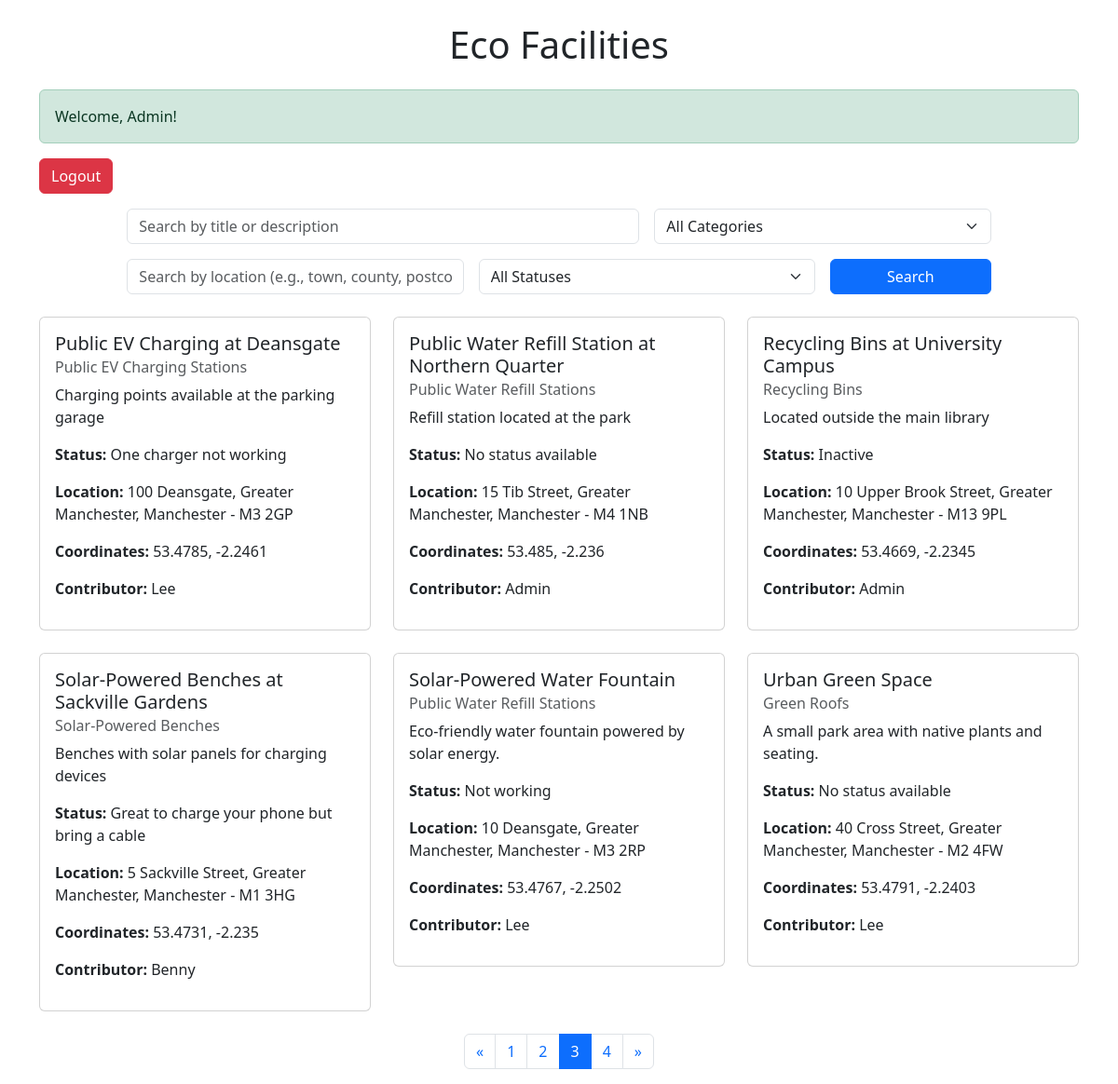
The app's page /?view=browse&page=3 (signed in) with its own data.
### tables this page shows
CREATE TABLE "ecoFacilityStatus"
(
	id INTEGER not null
		primary key autoincrement
		unique,
	facilityId INTEGER not null
		constraint ecoFacilityStatus_ecoFacilities_id_fk
			references ecoFacilities,
	statusComment VARCHAR(100) not null
);

CREATE TABLE ecoFacilities (
                               id INTEGER PRIMARY KEY AUTOINCREMENT NOT NULL UNIQUE,
                               title VARCHAR(50) NOT NULL,
                               category INTEGER,
                               description VARCHAR(150) NOT NULL,
                               houseNumber VARCHAR(50),
                               streetName VARCHAR(50),
                               county VARCHAR(50),
                               town VARCHAR(50),
                               postcode VARCHAR(7) NOT NULL,
                               lng FLOAT NOT NULL,
                               lat FLOAT NOT NULL,
                               contributor INTEGER,
                               FOREIGN KEY (category) REFERENCES ecoCategories(id),
                               FOREIGN KEY (contributor) REFERENCES ecoUser(id)
);

CREATE TABLE "ecoCategories"
(
	id INTEGER not null
		primary key
		unique,
	name VARCHAR(50) not null
		unique
);

### controllers/FacilityController.php (called while the page is built, shortened)
<?php
class FacilityController {
    private $facilityModel;
    public function __construct($facilityModel) {
        $this->facilityModel = $facilityModel;
    }
    public function browseFacilities($search = '', $category = null, $location = null, $status = null) {
        return $this->facilityModel->searchFacilities($search, $category, $location, $status);
    }
    public function getPaginatedFacilities($page, $limit, $search = '', $category = null, $location = null, $status = null) {
        $offset = ($page - 1) * $limit;
        return $this->facilityModel->getPaginatedFacilities($offset, $limit, $search, $category, $location, $status);
    }
    public function getTotalFacilities($search = '', $category = null) {
        return $this->facilityModel->getTotalFacilities($search, $category);
    }
}
?>

### models/Facility.php (called while the page is built, shortened)
<?php
class Facility {
    private $pdo;
    public function __construct($pdo) {
        $this->pdo = $pdo;
    }
    public function searchFacilities($search = '', $category = null, $location = null, $status = null) {
        $query = "
        SELECT ecoFacilities.*,
               ecoCategories.name AS category_name,
               ecoUser.username AS contributor_name,
               (SELECT statusComment
                FROM ecoFacilityStatus
                WHERE facilityId = ecoFacilities.id
                ORDER BY ROWID DESC LIMIT 1) AS statusComment
        FROM ecoFacilities
        LEFT JOIN ecoCategories ON ecoFacilities.category = ecoCategories.id
        LEFT JOIN ecoUser ON ecoFacilities.contributor = ecoUser.id
        WHERE (ecoFacilities.title LIKE :search OR ecoFacilities.description LIKE :search)
    ";
        $query .= " ORDER BY ecoFacilities.title ASC";
        $stmt = $this->pdo->prepare($query);
        $params = [
            ':search' => '%' . $search . '%',
        ];
        $stmt->execute($params);
        return $stmt->fetchAll(PDO::FETCH_ASSOC);
    }
    public function getPaginatedFacilities($offset, $limit, $search = '', $category = null, $location = null, $status = null) {
        $query = "
        SELECT ecoFacilities.*,
               ecoCategories.name AS category_name,
               ecoUser.username AS contributor_name,
               (SELECT statusComment
                FROM ecoFacilityStatus
                WHERE facilityId = ecoFacilities.id
                ORDER BY ROWID DESC LIMIT 1) AS statusComment
        FROM ecoFacilities
        LEFT JOIN ecoCategories ON ecoFacilities.category = ecoCategories.id
        LEFT JOIN ecoUser ON ecoFacilities.contributor = ecoUser.id
        WHERE (ecoFacilities.title LIKE :search OR ecoFacilities.description LIKE :search)
    ";
        $query .= " ORDER BY ecoFacilities.title ASC LIMIT :offset, :limit";
        $stmt = $this->pdo->prepare($query);
        $params = [
            ':search' => '%' . $search . '%',
            ':offset' => $offset,
            ':limit' => $limit,
        ];
        $stmt->bindValue(':offset', $offset, PDO::PARAM_INT);
        $stmt->bindValue(':limit', $limit, PDO::PARAM_INT);
        $stmt->execute($params);
        return $stmt->fetchAll(PDO::FETCH_ASSOC);
    }
    public function getTotalFacilities($search = '', $category = null, $location = null, $status = null) {
        $query = "
    SELECT COUNT(*) as total
    FROM ecoFacilities
    WHERE (title LIKE :search OR description LIKE :search)
";
        $stmt = $this->pdo->prepare($query);
        $params = [
            ':search' => '%' . $search . '%',
        ];
        $stmt->execute($params);
        return $stmt->fetch(PDO::FETCH_ASSOC)['total'];
    }
}

### views/facilities/browse.php (the view, shortened to what this page needs)
<?php
$page = isset($_GET['page']) ? (int)$_GET['page'] : 1;
$limit = 6;
$location = $_GET['location'] ?? null;
$status = $_GET['status'] ?? null;
$total = $facilityController->getTotalFacilities($search, $category, $location, $status);
$facilities = $facilityController->getPaginatedFacilities($page, $limit, $search, $category, $location, $status);
$totalPages = ceil($total / $limit);
?>
<!DOCTYPE html>
<html>
<head>
    <link href="https://cdn.jsdelivr.net/npm/bootstrap@5.3.3/dist/css/bootstrap.min.css" rel="stylesheet">
</head>
<body>
<div class="container mt-4">
    <h1 class="text-center mb-4">Eco Facilities</h1>
    <?php
    if (isset($_SESSION['username'])) {
        echo '<div class="alert alert-success">Welcome, ' . htmlspecialchars($_SESSION['username']) . '!</div>';
        echo '<a href="/ecoBuddy/index.php?view=logout" class="btn btn-danger mb-3">Logout</a>';
    } else {
        echo '<div class="alert alert-warning">You are not logged in. <a href="/ecoBuddy/index.php?view=login" class="alert-link">Login here</a>.</div>';
        exit;
    }
    ?>
    <form method="GET" action="/ecoBuddy/index.php" class="mb-4">
        <div class="row g-3 justify-content-center">
            <div class="col-md-6">
                <input type="text" name="search" class="form-control" placeholder="Search by title or description"
                       value="<?php echo htmlspecialchars($_GET['search'] ?? ''); ?>">
            </div>
            <div class="col-md-4">
                <select name="category" class="form-select">
                    <option value="">All Categories</option>
                </select>
            </div>
            <div class="col-md-4">
                <input type="text" name="location" class="form-control" placeholder="Search by location (e.g., town, county, postcode)"
                       value="<?php echo htmlspecialchars($_GET['location'] ?? ''); ?>">
            </div>
            <div class="col-md-4">
                <select name="status" class="form-select">
                    <option value="">All Statuses</option>
                </select>
            </div>
            <div class="col-md-2">
                <button type="submit" class="btn btn-primary w-100">Search</button>
            </div>
        </div>
    </form>
    <?php if (!empty($facilities)) : ?>
        <div class="row">
            <?php foreach ($facilities as $facility) : ?>
                <div class="col-md-4 mb-4">
                    <div class="card">
                        <div class="card-body">
                            <h5 class="card-title"><?php echo htmlspecialchars($facility['title']); ?></h5>
                            <h6 class="card-subtitle mb-2 text-muted"><?php echo htmlspecialchars($facility['category_name']); ?></h6>
                            <p class="card-text"><?php echo htmlspecialchars($facility['description']); ?></p>
                            <p><strong>Status:</strong>
                                <?php echo !empty($facility['statusComment'])
                                    ? htmlspecialchars($facility['statusComment'])
                                    : 'No status available'; ?>
                            </p>
                            <p><strong>Location:</strong>
                                <?php echo htmlspecialchars($facility['houseNumber'] . ' ' . $facility['streetName'] . ', ' . $facility['county'] . ', ' . $facility['town'] . ' - ' . $facility['postcode']); ?>
                            </p>
                            <p><strong>Coordinates:</strong>
                                <?php echo !empty($facility['lat']) && !empty($facility['lng'])
                                    ? htmlspecialchars($facility['lat'] . ', ' . $facility['lng'])
                                    : 'Coordinates not available'; ?>
                            </p>
                            <p><strong>Contributor:</strong> <?php echo htmlspecialchars($facility['contributor_name']); ?></p>
                        </div>
                    </div>
                </div>
            <?php endforeach; ?>
        </div>
        <nav aria-label="Page navigation">
            <ul class="pagination justify-content-center">
                <?php if ($page > 1): ?>
                    <li class="page-item">
                        <a class="page-link" href="?view=browse&page=<?php echo $page - 1; ?>" aria-label="Previous">
                            <span aria-hidden="true">&laquo;</span>
                        </a>
                    </li>
                <?php endif; ?>
                <?php for ($i = 1; $i <= $totalPages; $i++): ?>
                    <li class="page-item <?php echo $i === $page ? 'active' : ''; ?>">
                        <a class="page-link" href="?view=browse&page=<?php echo $i; ?>"><?php echo $i; ?></a>
                    </li>
                <?php endfor; ?>
                <?php if ($page < $totalPages): ?>
                    <li class="page-item">
                        <a class="page-link" href="?view=browse&page=<?php echo $page + 1; ?>" aria-label="Next">
                            <span aria-hidden="true">&raquo;</span>
                        </a>
                    </li>
                <?php endif; ?>
            </ul>
        </nav>
    <?php else : ?>
        <div class="alert alert-warning text-center">No facilities found. Try adjusting your search criteria.</div>
    <?php endif; ?>
</div>
</body>
</html>

### records on screen
ecofacilitystatus: facilityId.title "Public EV Charging at Deansgate", ecocategories.name "Public EV Charging Stations", facilityId.description "Charging points available at the parking garage", statusComment "One charger not working", facilityId.postcode "100 Deansgate, Greater Manchester, Manchester - M3 2GP", facilityId.lng "53.4785, -2.2461", contributor_name "Lee"
ecofacilities: title "Public Water Refill Station at Northern Quarter", category.name "Public Water Refill Stations", description "Refill station located at the park", shows "No status available", houseNumber+streetName+county "15 Tib Street, Greater Manchester, Manchester - M4 1NB", lat+lng "53.485, -2.236", contributor_name "Admin"
ecofacilitystatus: facilityId.title "Recycling Bins at University Campus", ecocategories.name "Recycling Bins", facilityId.description "Located outside the main library", statusComment "Inactive", facilityId.postcode "10 Upper Brook Street, Greater Manchester, Manchester - M13 9PL", facilityId.lng "53.4669, -2.2345", contributor_name "Admin"
ecofacilitystatus: facilityId.title "Solar-Powered Benches at Sackville Gardens", ecocategories.name "Solar-Powered Benches", facilityId.description "Benches with solar panels for charging devices", statusComment "Great to charge your phone but bring a cable", facilityId.postcode "5 Sackville Street, Greater Manchester, Manchester - M1 3HG", facilityId.lng "53.4731, -2.235", contributor_name "Benny"
ecofacilitystatus: facilityId.title "Solar-Powered Water Fountain", ecocategories.name "Public Water Refill Stations", facilityId.description "Eco-friendly water fountain powered by solar energy.", statusComment "Not working", facilityId.postcode "10 Deansgate, Greater Manchester, Manchester - M3 2RP", facilityId.lng "53.4767, -2.2502", contributor_name "Lee"
ecofacilities: title "Urban Green Space", category.name "Green Roofs", description "A small park area with native plants and seating.", shows "No status available", houseNumber+streetName+county "40 Cross Street, Greater Manchester, Manchester - M2 4FW", lat+lng "53.4791, -2.2403", contributor_name "Lee"

### other values on screen
$_SESSION['username'] "Admin"
